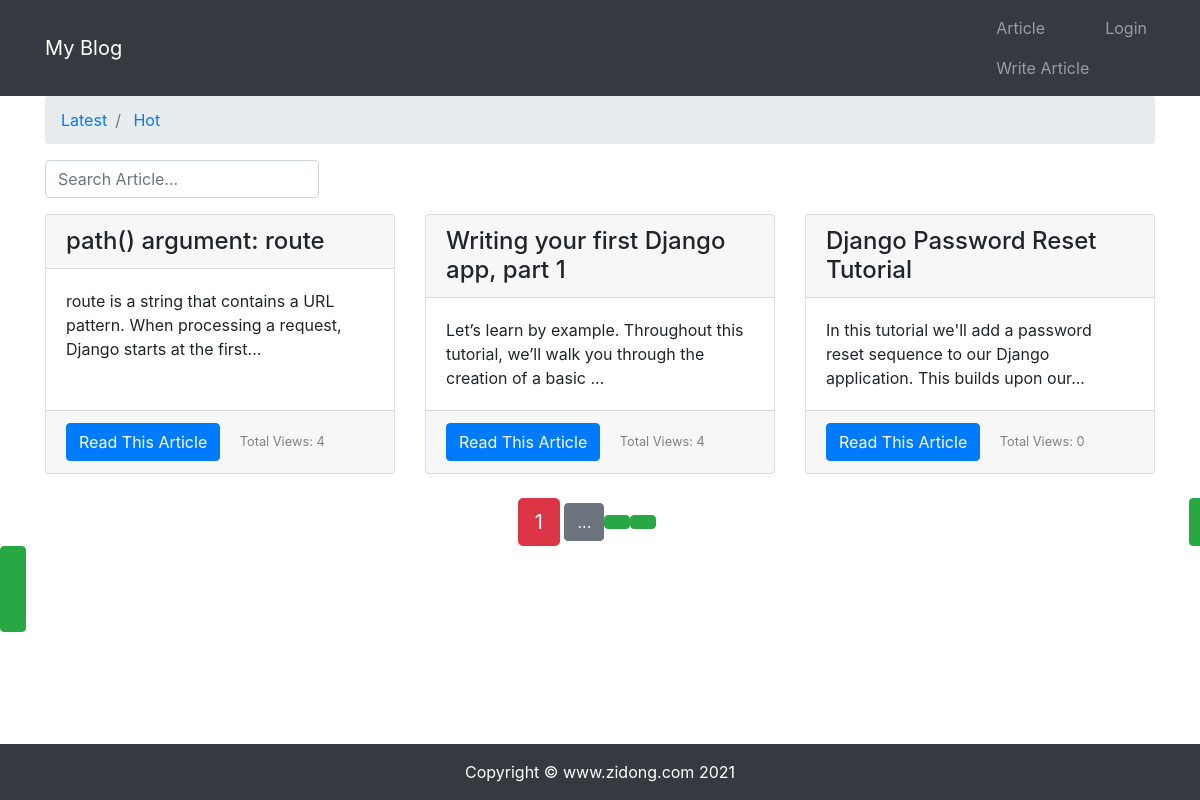
Before: /article/article-list/ with the older database file.
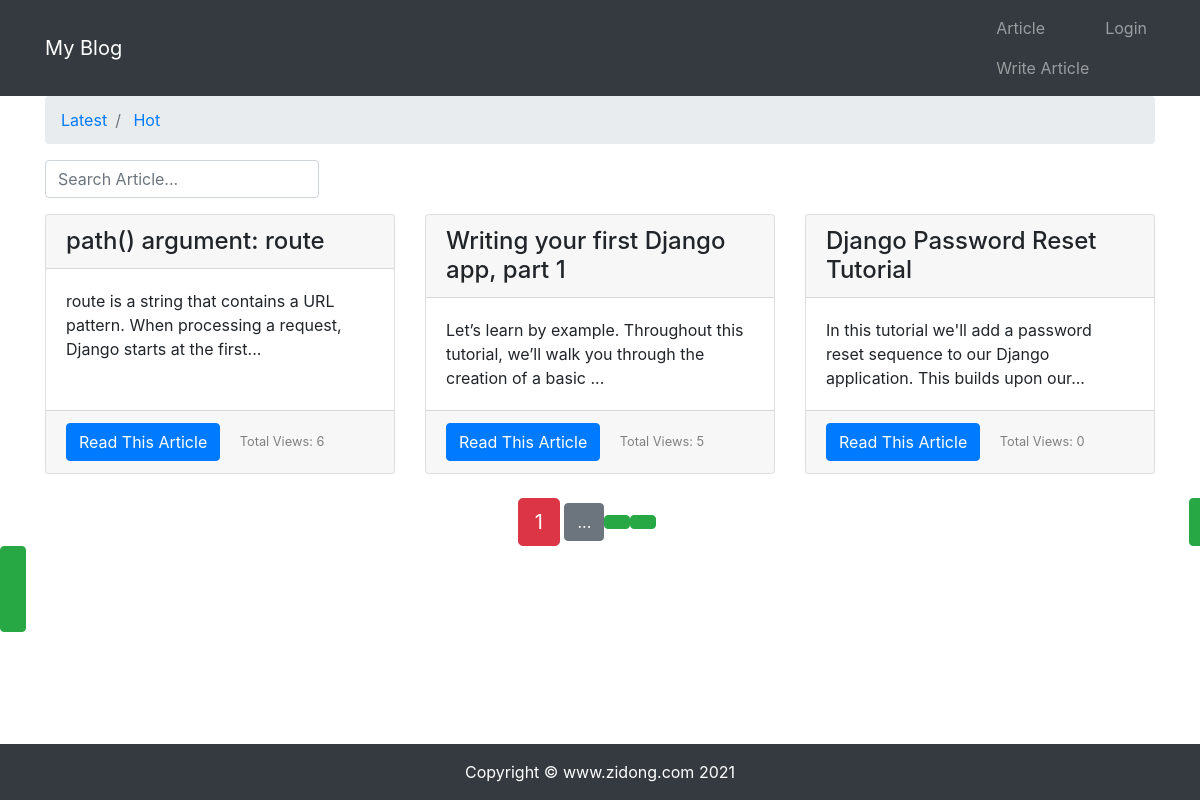
After: the same page with the newer database file.
### article/models.py (models this page shows, shortened)
class ArticlePost(models.Model):
    author = models.ForeignKey(User, on_delete=models.CASCADE)
    title = models.CharField(max_length=100)
    body = models.TextField()
    created = models.DateTimeField(default=timezone.now)
    updated = models.DateTimeField(auto_now=True)
    total_views = models.PositiveIntegerField(default=0)
    class Meta:
        ordering = ('-created',)

### article/views.py (the view)
# urls.py: path('article-list/', views.article_list, name='article_list'),
def article_list(request):
    search = request.GET.get('search')
    order = request.GET.get('order')
    if search:
        if order == 'total_views':
            article_list = ArticlePost.objects.filter(
                Q(title__icontains=search) |
                Q(body__icontains=search)
            ).order_by('-total_views')
        else:
            article_list = ArticlePost.objects.filter(
                Q(title__icontains=search) |
                Q(body__icontains=search)
            )
    else:
        search = ''
        if order == 'total_views':
            article_list = ArticlePost.objects.all().order_by('-total_views')
        else:
            article_list = ArticlePost.objects.all()
    paginator = Paginator(article_list, 3)
    page = request.GET.get('page')
    articles = paginator.get_page(page)
    context = {'articles': articles, 'order': order, 'search': search}
    return render(request, 'article/list.html', context)

### templates/article/list.html (shortened to what this page needs)
{% extends "base.html" %}
{% load static %}
{% block content %}
    <div class="container">
        <nav aria-label="breadcrumb">
            <ol class="breadcrumb">
                <li class="breadcrumb-item">
                    <a href="{% url 'article:article_list' %}">
                        Latest
                    </a>
                </li>
                <li class="breadcrumb-item">
                    <a href="{% url 'article:article_list' %}?order=total_views">
                        Hot
                    </a>
                </li>
            </ol>
        </nav>
        <div class="row">
            <div class="col-auto mr-auto">
                <form class="form-inline">
                    <input type="text"
                           class="form-control mb-2 mr-sm-2"
                           name="search"
                           placeholder="Search Article..."
                           required
                    >
                </form>
            </div>
        </div>
        <div class="row mt-2">
            {% for article in articles %}
                <div class="col-4 mb-4">
                    <div class="card h-100">
                        <h4 class="card-header">{{ article.title }}</h4>
                        <div class="card-body">
                            <p class="card-text">{{ article.body|slice:'100' }}...</p>
                        </div>
                        <div class="card-footer">
                            <a href="{% url 'article:article_detail' article.id %}" class="btn btn-primary">Read This
                                Article</a>
                            <span>
                                <small class="col align-self-end" style="color: gray;">
                                        Total Views: {{ article.total_views }}
                                </small>
                            </span>
                        </div>
                    </div>
                </div>
            {% endfor %}
        </div>
    </div>
    <div class="pagination row">
        <div class="m-auto">
        <span class="step-links">
            <span class="current btn btn-danger btn-lg">
                {{ articles.number }}
            </span>
            {% if articles.has_next %}
                <a href="?page={{ articles.next_page_number }}&order={{ order }}&search={{ search }}"
                   class="btn btn-secondary">
                <span>...</span>
                <a href="?page={{ articles.paginator.num_pages }}&order={{ order }}&search={{ search }}"
                   class="btn btn-success">
            {% endif %}
        </span>
        </div>
    </div>
{% endblock content %}

### templates/base.html (shortened to what this page needs)
{% load static %}
<!DOCTYPE html>
<html lang="en">
<head>
    <link rel="stylesheet" href="{% static 'bootstrap/css/bootstrap.min.css' %}">
</head>
<body>
    {% include 'header.html' %}
    {% block content %}{% endblock content %}
    {% include 'footer.html' %}
</body>
</html>

### templates/header.html (shortened to what this page needs)
<nav class="navbar navbar-expand-lg navbar-dark bg-dark">
    <div class="container">
        <a class="navbar-brand" href="#">My Blog</a>
        <div>
            <ul class="navbar-nav">
                <li class="nav-item">
                    <a class="nav-link" href="{% url 'article:article_list' %}">Article</a>
                    <a class="nav-link" href="{% url 'article:article_create' %}">Write Article</a>
                </li>
                {% if user.is_authenticated %}
                    <li class="nav-item dropdown">
                        <a class="nav-link dropdown-toggle" href="#" id="navbarDropdown" role="button"
                           data-toggle="dropdown" aria-haspopup="true" aria-expanded="false">
                            {{ user.username }}
                        </a>
                        <div class="dropdown-menu" aria-labelledby="navbarDropdown">
                            <a class="dropdown-item" href='{% url "userprofile:edit" user.id %}'>User Info</a>
                            <a class="dropdown-item" href="#" onclick="user_delete()">Delete User</a>
                            <a class="dropdown-item" href='{% url "userprofile:logout" %}'>Log out</a>
                        </div>
                    </li>
                {% else %}
                    <li class="nav-item">
                        <a class="nav-link" href="{% url 'userprofile:login' %}">Login</a>
                    </li>
                {% endif %}
            </ul>
        </div>
    </div>
</nav>

### templates/footer.html (shortened to what this page needs)
{% load static %}
<footer class="py-3 bg-dark fixed-bottom">
    <div class="container">
        <p class="m-0 text-center text-white">Copyright &copy; www.zidong.com 2021</p>
    </div>
</footer>

Changed rows visible on the page:
changed ArticlePost "path() argument: route": total_views "4" → "6"
changed ArticlePost "Writing your first Django app, part 1": total_views "4" → "5"
